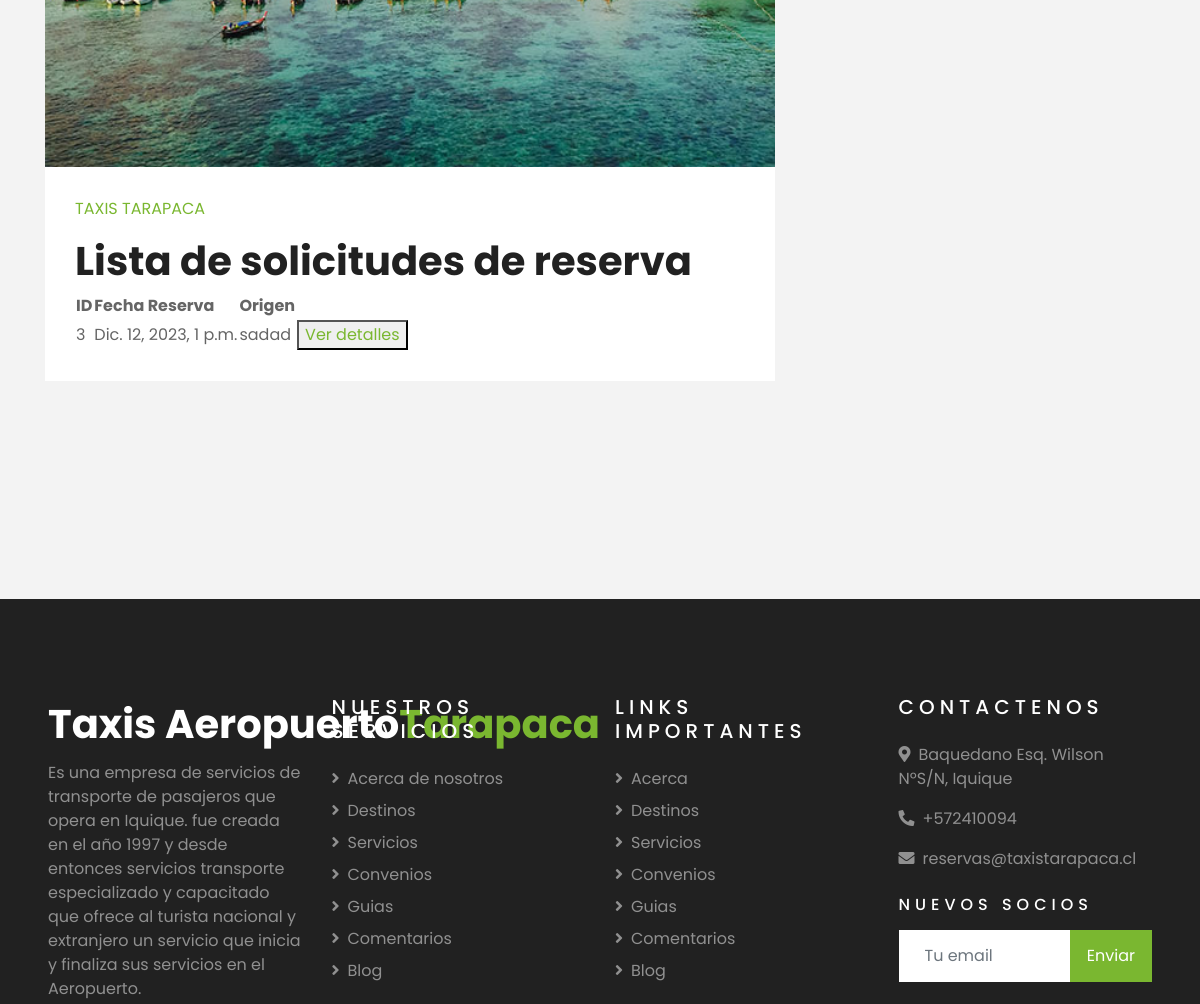
Before: /es/scr_ares/ (signed in, middle part) with the older database file.
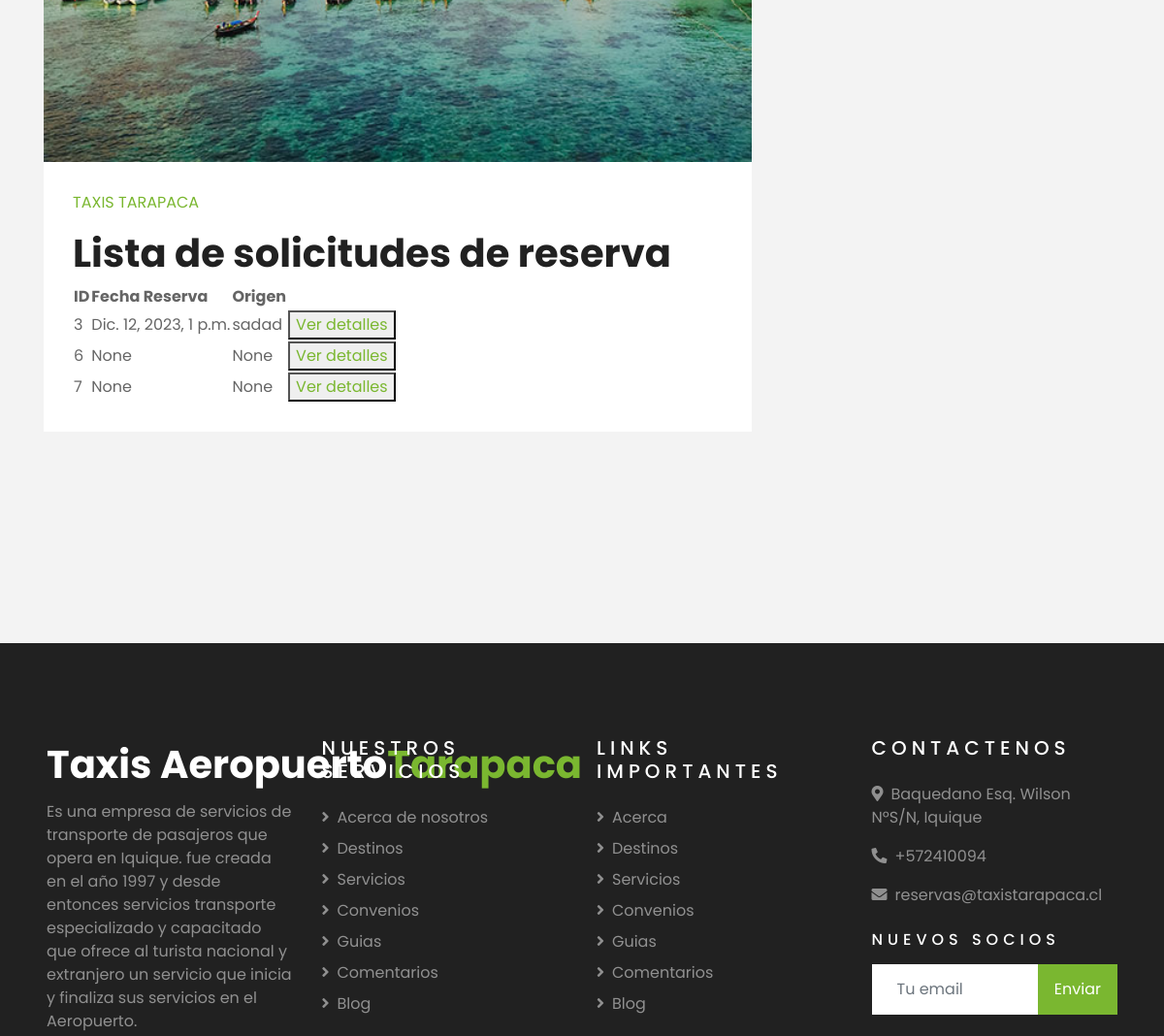
After: the same page with the newer database file.
### Gestion_viajes/models.py (models this page shows)
class Reserva(models.Model):
    id = models.AutoField(primary_key=True,unique=True)
    reservante = models.ForeignKey(Usuario,on_delete=models.SET_NULL,blank=True,null=True,default=None)
    fecha_reserva = models.DateTimeField(null=True,blank=True)
    origen = models.CharField(max_length=254,null=True,blank=True)
    numero_origen = models.IntegerField(null=True,blank=True)
    tipo_origen = models.ForeignKey(TiposCalle,on_delete = models.SET_NULL,blank=True,null=True,default=None,related_name='reserva_torigen')
    destino = models.CharField(max_length=54,null=True,blank=True)
    numero_destino = models.IntegerField(null=True,blank=True)
    tipo_destino = models.ForeignKey(TiposCalle,on_delete = models.SET_NULL,blank=True,null=True,default=None,related_name='reserva_tdestino')
    cantidad_pasajeros = models.IntegerField(null=True,blank=True)
    anulado = models.IntegerField(null=True,blank=True)
    observacion = models.TextField(null=True,blank=True)
    region = models.ForeignKey(Region,on_delete=models.SET_NULL,null=True,blank=True,default=None)
    ciudad = models.ForeignKey(Ciudad,on_delete=models.SET_NULL,null=True,blank=True,default=None)
    comuna = models.ForeignKey(Comuna,on_delete=models.SET_NULL,null=True,blank=True,default=None)
    region_destino = models.ForeignKey(Region,on_delete=models.SET_NULL,null=True,blank=True,default=None,related_name='reserva_rdestino')
    ciudad_destino = models.ForeignKey(Ciudad,on_delete=models.SET_NULL,null=True,blank=True,default=None,related_name='reserva_cidestino')
    comuna_destino = models.ForeignKey(Comuna,on_delete=models.SET_NULL,null=True,blank=True,default=None,related_name='reserva_codestino')
    tarifa = models.ForeignKey(Tarifa,on_delete=models.SET_NULL,null=True,blank=True,default=None)
    latitud_origen = models.DecimalField(max_digits=9, decimal_places=6, null=True, blank=True)
    longitud_origen = models.DecimalField(max_digits=9, decimal_places=6, null=True, blank=True)
    latitud_destino = models.DecimalField(max_digits=9, decimal_places=6, null=True, blank=True)
    longitud_destino = models.DecimalField(max_digits=9, decimal_places=6, null=True, blank=True)
    motivo_anulacion = models.TextField(null=True,blank=True)
    fecha_anulacion = models.DateTimeField(null=True,blank=True)
    descripcion = models.TextField(null=True,blank=True)
    estado_reserva = models.IntegerField(null=True,blank=True)
    medio_contacto = models.ForeignKey(MediosContacto,on_delete=models.SET_NULL,null=True,blank=True,default=None)
    prefijo = models.ForeignKey(PrefijosPais,on_delete=models.SET_NULL,null=True,blank=True,default=None)
    ruta_asociada = models.ForeignKey(Ruta,on_delete=models.SET_NULL,null=True,blank=True,default=None)
    contacto = models.CharField(max_length=54,null=True,blank=True)
    deleted_at = models.DateTimeField(null=True,blank=True)
    created_at = models.DateTimeField(null=True,blank=True)

### Gestion_viajes/views.py (the view)
# urls.py: path("scr_ares/",views.scr_admin_reservas,name='scr_admin_reservas'),
def scr_admin_reservas(request):
    usuario = request.session.get('user',None)
    if usuario is not None:
        reservas = Reserva.objects.filter(estado_reserva=0,deleted_at=None)
        return render(request, 'Gestion_viajes/scr_admin_reservas.html', {'reservas': reservas})
    else:
        return render('Gestion_viajes/err_frb.html')

### Taxis_tarapaca/templates/Gestion_viajes/scr_admin_reservas.html (shortened to what this page needs)
{% extends "secretarias_page.html" %}
{% load cms_tags %}
{% block content %}
    <h1>Lista de solicitudes de reserva</h1>
    <table>
        <thead>
            <tr>
                <th>ID</th>
                <th>Fecha Reserva</th>
                <th>Origen</th>
            </tr>
        </thead>
        <tbody>
            {% for reserva in reservas %}
                <tr>
                    <td>{{ reserva.id }}</td>
                    <td>{{ reserva.fecha_reserva }}</td>
                    <td>{{ reserva.origen }}</td>
                    <td>
                        <button><a href="{% url 'scr_ver_datos_reserva' id_reserva=reserva.id %}">Ver detalles</a></button>
                    </td>
                </tr>
            {% endfor %}
        </tbody>
    </table>
{% endblock content %}

### Taxis_tarapaca/templates/secretarias_page.html (shortened to what this page needs)
{% load cms_tags menu_tags sekizai_tags static %}
<!doctype html>
<html>
    <head>
        <link rel="stylesheet" type="text/css" href="{% static 'Gestion_viajes/css/base.css' %}">
        <link href="https://cdnjs.cloudflare.com/ajax/libs/font-awesome/5.10.0/css/all.min.css" rel="stylesheet">
        <link href="{% static 'lib/owlcarousel/assets/owl.carousel.min.css" rel="stylesheet' %}">
        <link href="{% static 'lib/tempusdominus/css/tempusdominus-bootstrap-4.min.css" rel="stylesheet' %}"/>
    </head>
    <body>
        <div class="container-fluid py-5">
            <div class="container py-5">
                <div class="row">
                    <div class="col-lg-8">
                        <div class="pb-3">
                            <div class="blog-item">
                                <div class="position-relative">
                                    <img class="img-fluid w-100" src="img/blog-1.jpg" alt="">
                                </div>
                            </div>
                            <div class="bg-white mb-3" style="padding: 30px;">
                                <div class="d-flex mb-3">
                                    <a class="text-primary text-uppercase text-decoration-none" href="">Taxis Tarapaca</a>
                                </div>
                                {% block content %}{% endblock content %}
                            </div>
                        </div>
                    </div>
                </div>
            </div>
        </div>
        <div class="container-fluid bg-dark text-white-50 py-5 px-sm-3 px-lg-5" style="margin-top: 90px;">
            <div class="row pt-5">
                <div class="col-lg-3 col-md-6 mb-5">
                    <a href="" class="navbar-brand">
                        <h1 class="text-primary"><span class="text-white">Taxis Aeropuerto</span>Tarapaca</h1>
                    </a>
                    <p>Es una empresa de servicios de transporte de pasajeros que opera en Iquique. fue creada en el año 1997 y desde entonces servicios transporte especializado y capacitado que ofrece al turista nacional y extranjero un servicio que inicia y finaliza sus servicios en el Aeropuerto.</p>
                </div>
                <div class="col-lg-3 col-md-6 mb-5">
                    <h5 class="text-white text-uppercase mb-4" style="letter-spacing: 5px;">Nuestros Servicios</h5>
                    <div class="d-flex flex-column justify-content-start">
                        <a class="text-white-50 mb-2" href="#"><i class="fa fa-angle-right mr-2"></i>Acerca de nosotros</a>
                        <a class="text-white-50 mb-2" href="#"><i class="fa fa-angle-right mr-2"></i>Destinos</a>
                        <a class="text-white-50 mb-2" href="#"><i class="fa fa-angle-right mr-2"></i>Servicios</a>
                        <a class="text-white-50 mb-2" href="#"><i class="fa fa-angle-right mr-2"></i>Convenios</a>
                        <a class="text-white-50 mb-2" href="#"><i class="fa fa-angle-right mr-2"></i>Guias</a>
                        <a class="text-white-50 mb-2" href="#"><i class="fa fa-angle-right mr-2"></i>Comentarios</a>
                        <a class="text-white-50" href="#"><i class="fa fa-angle-right mr-2"></i>Blog</a>
                    </div>
                </div>
                <div class="col-lg-3 col-md-6 mb-5">
                    <h5 class="text-white text-uppercase mb-4" style="letter-spacing: 5px;">Links importantes</h5>
                    <div class="d-flex flex-column justify-content-start">
                        <a class="text-white-50 mb-2" href="#"><i class="fa fa-angle-right mr-2"></i>Acerca</a>
                        <a class="text-white-50 mb-2" href="#"><i class="fa fa-angle-right mr-2"></i>Destinos</a>
                        <a class="text-white-50 mb-2" href="#"><i class="fa fa-angle-right mr-2"></i>Servicios</a>
                        <a class="text-white-50 mb-2" href="#"><i class="fa fa-angle-right mr-2"></i>Convenios</a>
                        <a class="text-white-50 mb-2" href="#"><i class="fa fa-angle-right mr-2"></i>Guias</a>
                        <a class="text-white-50 mb-2" href="#"><i class="fa fa-angle-right mr-2"></i>Comentarios</a>
                        <a class="text-white-50" href="#"><i class="fa fa-angle-right mr-2"></i>Blog</a>
                    </div>
                </div>
                <div class="col-lg-3 col-md-6 mb-5">
                    <h5 class="text-white text-uppercase mb-4" style="letter-spacing: 5px;">Contactenos</h5>
                    <p><i class="fa fa-map-marker-alt mr-2"></i>Baquedano Esq. Wilson NºS/N, Iquique</p>
                    <p><i class="fa fa-phone-alt mr-2"></i>+572410094</p>
                    <p><i class="fa fa-envelope mr-2"></i>reservas@taxistarapaca.cl</p>
                    <h6 class="text-white text-uppercase mt-4 mb-3" style="letter-spacing: 5px;">Nuevos Socios</h6>
                    <div class="w-100">
                        <div class="input-group">
                            <input type="text" class="form-control border-light" style="padding: 25px;" placeholder="Tu email">
                            <div class="input-group-append">
                                <button class="btn btn-primary px-3">Enviar</button>
                            </div>
                        </div>
                    </div>
                </div>
            </div>
        </div>
    </body>
</html>

Changed rows visible on the page:
added Reserva: id "6", fecha_reserva "None", origen "None"
added Reserva: id "7", fecha_reserva "None", origen "None"
